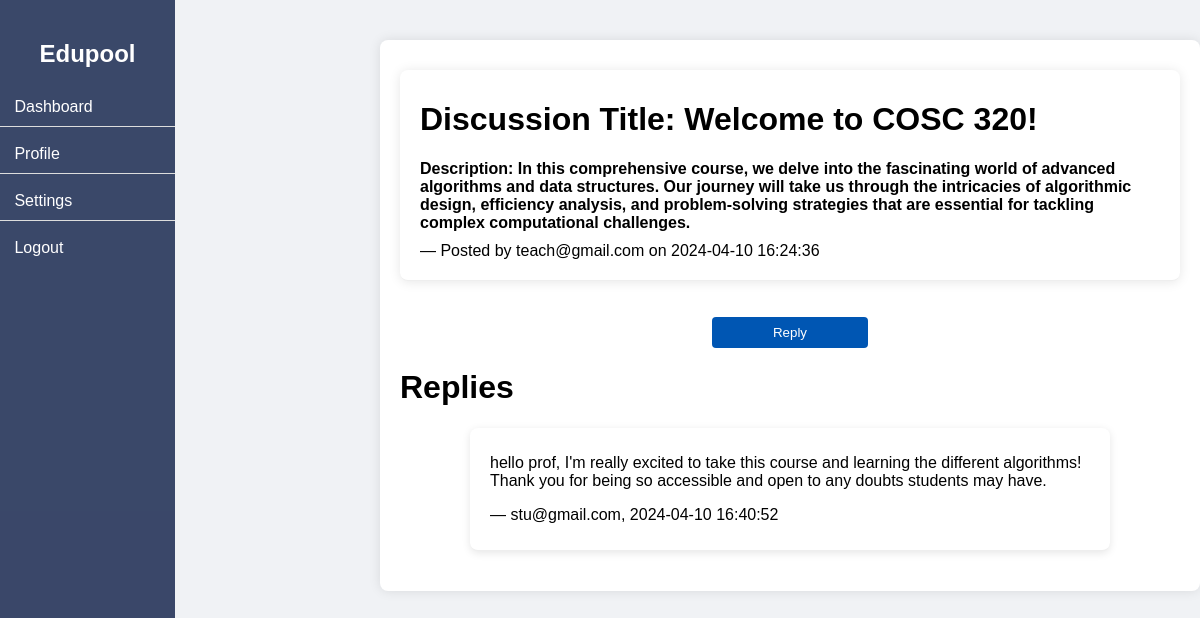
Page /discussion/1 (signed in) on the committed database.
### website/models.py (models this page shows)
class Discussion(db.Model):
    __tablename__ = 'discussions'
    id = db.Column(db.Integer, primary_key=True)
    title = db.Column(db.String(150))
    content = db.Column(db.String(1000))
    date_posted = db.Column(db.DateTime(timezone=True), default=func.now())
    course_id = db.Column(db.Integer, db.ForeignKey('courses.id'))
    user_id = db.Column(db.Integer, db.ForeignKey('users.id'))

class User(db.Model, UserMixin):
    __tablename__ = 'users'
    id=db.Column(db.Integer, primary_key=True)
    username = db.Column(db.String(150), unique = True) #email for username
    password=db.Column(db.String(150))
    first_name = db.Column(db.String(150))
    last_name = db.Column(db.String(150))
    DOB =  db.Column(db.String(150))
    user_type = db.Column(db.String(50))

class Reply(db.Model):
    __tablename__ = 'replies'
    id = db.Column(db.Integer, primary_key=True)
    content = db.Column(db.String(1000))
    date_posted = db.Column(db.DateTime(timezone=True), default=func.now())
    discussion_id = db.Column(db.Integer, db.ForeignKey('discussions.id'))
    user_id = db.Column(db.Integer, db.ForeignKey('users.id'))

### website/views.py (the view)
@views.route('/discussion/<int:discussion_id>')
@login_required
def discussion_detail(discussion_id):
    discussion = Discussion.query.get_or_404(discussion_id)
    discussion_author = User.query.get(discussion.user_id).username
    replies = db.session.query(Reply, User.username).join(User, User.id == Reply.user_id).filter(Reply.discussion_id == discussion_id).all()
    return render_template('discussion_detail.html', discussion=discussion, discussion_author=discussion_author, replies=replies)

### website/__init__.py (called while the page is built)
def create_app():
    app = Flask(__name__)
    app.config['SECRET_KEY'] = 'gvfvsvf'
    app.config["SQLALCHEMY_DATABASE_URI"]= f"sqlite:///{DB_NAME}"
    db.init_app(app)
    from .views import views
    from .auth import auth
    app.register_blueprint(views, url_prefix='/')
    app.register_blueprint(auth, url_prefix='/')
    from .models import User
    create_database(app)
    login_manager = LoginManager()
    login_manager.login_view = 'auth.login'
    login_manager.init_app(app)
    @login_manager.user_loader
    def load_user(id):
        return User.query.get(int(id))
    return app

### website/templates/discussion_detail.html (shortened to what this page needs)
<!DOCTYPE html>
<html lang="en"></html>
<link rel="stylesheet" href="../static/css/discussion_detail.css">
</head>
<body>
    {% include 'sidebar.html' %}
    <div class="main-content">
    <header>
        <div class="discussion-container">
            <div class="discussion">
                <h1>Discussion Title: {{ discussion.title }}</h1>
                <h3 class="discussion-description">Description: {{ discussion.content }}</h3>
                <p class="posted-by">— Posted by {{ discussion_author }} on {{ discussion.date_posted }}</p>
            </div>
        </div>
    </header>
    <main>
        <button id="add-comment-button" onclick="toggleCommentBox()">Reply</button>
        <h1>Replies</h1>
        <div id="comments-container">
            {% for reply, username in replies %}
            <div class="reply">
                <p>{{ reply.content }}</p>
                <p>— {{ username }}, {{ reply.date_posted }}</p>
            </div>
            {% else %}
            <p>No replies yet. Be the first to reply!</p>
            {% endfor %}
        </div>
    </main>
    </div>
</body>
</html>

### website/static/css/discussion_detail.css (style rules this page uses)
html, body { margin: 0; padding: 0; font-family: 'Arial', sans-serif; background-color: #f0f2f5; margin-left: 90px; }
.main-content { max-width: 800px; margin: 40px auto; padding: 20px; background-color: #FFF; box-shadow: 0 0 12px rgba(0, 0, 0, 0.1); border-radius: 8px; }
header { width: 100%; background-color: transparent; color: #000000; padding: 10px 0px; border-radius: 8px; }
section, .discussion, .reply { background-color: #fff; padding: 10px 20px; margin-bottom: 20px; border-radius: 8px; border-bottom: 1px solid #eee; box-shadow: 0 1px 12px rgba(0, 0, 0, 0.1); }
.discussion-description, .posted-by { font-size: 1em; margin: 10px 0; }
input[type="text"], textarea, button { width: 80%; padding: 8px; margin: 10px 0; border: 1px solid #cccccc; border-radius: 4px; }
button { display: block; max-width: 20%; max-height: 20%; padding: 8px; margin: 6px auto; background-color: #0056b3; color: #fff; border: none; border-radius: 4px; cursor: pointer; transition: background-color 0.3s; }
.reply { background-color: #fff; padding: 10px 20px; margin: 20px auto; max-width: 600px; border-radius: 8px; border-bottom: 1px solid #eee; box-shadow: 0 2px 8px rgba(0, 0, 0, 0.1); }

### website/templates/sidebar.html (style rules this page uses)
.main-content { margin-left: 200px; padding: 20px; }

### rows in the picture
Discussion: title "Welcome to COSC 320!", content "In this comprehensive course, we delve into the fascinating world of advanced algorithms and data structures. Our journey will take us through the intricacies of algorithmic design, efficiency analysis, and problem-solving strategies that are essential for tackling complex computational challenges.", date_posted "2024-04-10 16:24:36"
User: username "teach@gmail.com"
Reply: content "hello prof, I'm really excited to take this course and learning the different algorithms! Thank you for being so accessible and open to any doubts students may have.", username "stu@gmail.com", date_posted "2024-04-10 16:40:52"
